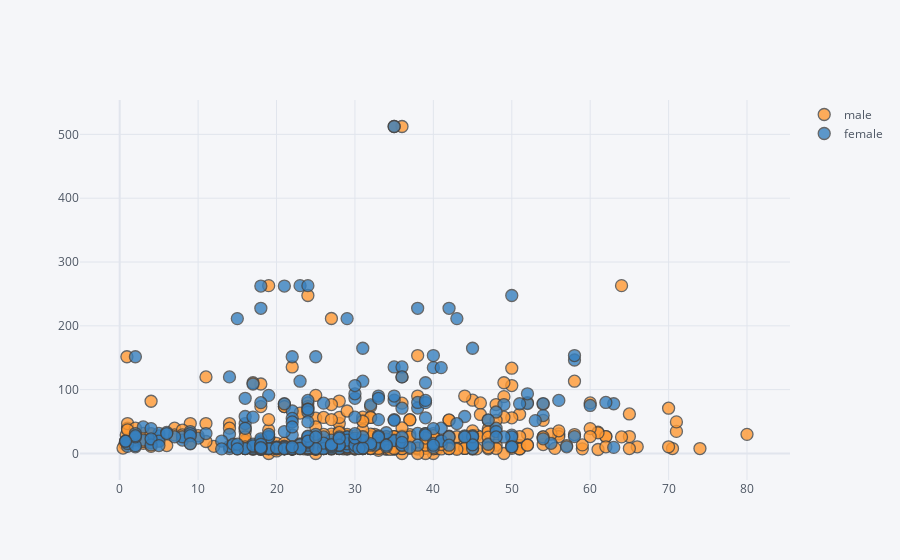

Here is the notebook cell this chart was saved with:
### Markdown cell above
6. Using a scatter plot, plot the ages to the fare paid by the each passenger based on their
gender.

### Code cell
df.iplot(kind = 'scatter', x="Age", y="Fare", categories = 'Sex')

### Figure 1 — Plotly figure (JSON) as saved in the notebook; plotly's stock layout.template omitted (floating-point values rounded to 4 significant figures; data arrays with more than 128 entries replaced by an {"elided": "..."} marker saying what was removed)
{"data": [{"marker": {"color": "rgba(255, 153, 51, 1.0)", "line": {"width": 1.3}, "opacity": 0.8, "size": 12, "symbol": "circle"}, "mode": "markers", "name": "male", "textfont": {"color": "#4D5663"}, "type": "scatter", "x": {"elided": "577 float values"}, "y": {"elided": "577 float values"}}, {"marker": {"color": "rgba(55, 128, 191, 1.0)", "line": {"width": 1.3}, "opacity": 0.8, "size": 12, "symbol": "circle"}, "mode": "markers", "name": "female", "textfont": {"color": "#4D5663"}, "type": "scatter", "x": {"elided": "314 float values"}, "y": {"elided": "314 float values"}}], "layout": {"legend": {"bgcolor": "#F5F6F9", "font": {"color": "#4D5663"}}, "paper_bgcolor": "#F5F6F9", "plot_bgcolor": "#F5F6F9", "title": {"font": {"color": "#4D5663"}}, "xaxis": {"gridcolor": "#E1E5ED", "showgrid": true, "tickfont": {"color": "#4D5663"}, "title": {"font": {"color": "#4D5663"}, "text": ""}, "zerolinecolor": "#E1E5ED"}, "yaxis": {"gridcolor": "#E1E5ED", "showgrid": true, "tickfont": {"color": "#4D5663"}, "title": {"font": {"color": "#4D5663"}, "text": ""}, "zerolinecolor": "#E1E5ED"}}}
